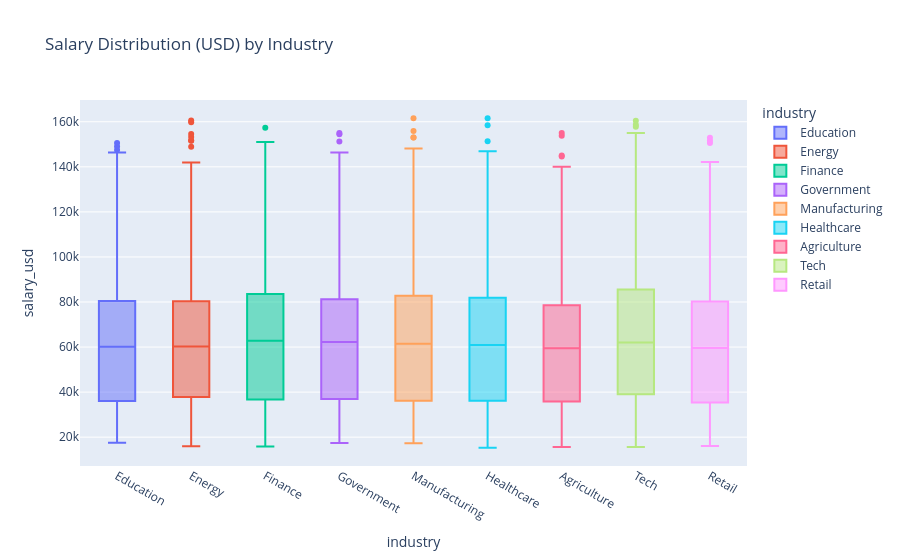

Write notebook code for a chart like this one.
### Markdown cell above
## grouping dan visualisasi Salary Box Plot berdasarkan industry

### Code cell
fig7 = px.box(df, x="industry", y="salary_usd", 
             title="Salary Distribution (USD) by Industry",
             color="industry")
fig7.show()

### Figure 1 — Plotly figure (JSON) as saved in the notebook; plotly's stock layout.template omitted (floating-point values rounded to 4 significant figures; data arrays with more than 128 entries replaced by an {"elided": "..."} marker saying what was removed)
{"data": [{"alignmentgroup": "True", "hovertemplate": "industry=%{x}<br>salary_usd=%{y}<extra></extra>", "legendgroup": "Education", "marker": {"color": "#636efa"}, "name": "Education", "notched": false, "offsetgroup": "Education", "orientation": "v", "showlegend": true, "type": "box", "x": {"elided": "535 str values"}, "x0": " ", "xaxis": "x", "y": {"elided": "535 int values"}, "y0": " ", "yaxis": "y"}, {"alignmentgroup": "True", "hovertemplate": "industry=%{x}<br>salary_usd=%{y}<extra></extra>", "legendgroup": "Energy", "marker": {"color": "#EF553B"}, "name": "Energy", "notched": false, "offsetgroup": "Energy", "orientation": "v", "showlegend": true, "type": "box", "x": {"elided": "522 str values"}, "x0": " ", "xaxis": "x", "y": {"elided": "522 int values"}, "y0": " ", "yaxis": "y"}, {"alignmentgroup": "True", "hovertemplate": "industry=%{x}<br>salary_usd=%{y}<extra></extra>", "legendgroup": "Finance", "marker": {"color": "#00cc96"}, "name": "Finance", "notched": false, "offsetgroup": "Finance", "orientation": "v", "showlegend": true, "type": "box", "x": {"elided": "549 str values"}, "x0": " ", "xaxis": "x", "y": {"elided": "549 int values"}, "y0": " ", "yaxis": "y"}, {"alignmentgroup": "True", "hovertemplate": "industry=%{x}<br>salary_usd=%{y}<extra></extra>", "legendgroup": "Government", "marker": {"color": "#ab63fa"}, "name": "Government", "notched": false, "offsetgroup": "Government", "orientation": "v", "showlegend": true, "type": "box", "x": {"elided": "546 str values"}, "x0": " ", "xaxis": "x", "y": {"elided": "546 int values"}, "y0": " ", "yaxis": "y"}, {"alignmentgroup": "True", "hovertemplate": "industry=%{x}<br>salary_usd=%{y}<extra></extra>", "legendgroup": "Manufacturing", "marker": {"color": "#FFA15A"}, "name": "Manufacturing", "notched": false, "offsetgroup": "Manufacturing", "orientation": "v", "showlegend": true, "type": "box", "x": {"elided": "573 str values"}, "x0": " ", "xaxis": "x", "y": {"elided": "573 int values"}, "y0": " ", "yaxis": "y"}, {"alignmentgroup": "True", "hovertemplate": "industry=%{x}<br>salary_usd=%{y}<extra></extra>", "legendgroup": "Healthcare", "marker": {"color": "#19d3f3"}, "name": "Healthcare", "notched": false, "offsetgroup": "Healthcare", "orientation": "v", "showlegend": true, "type": "box", "x": {"elided": "560 str values"}, "x0": " ", "xaxis": "x", "y": {"elided": "560 int values"}, "y0": " ", "yaxis": "y"}, {"alignmentgroup": "True", "hovertemplate": "industry=%{x}<br>salary_usd=%{y}<extra></extra>", "legendgroup": "Agriculture", "marker": {"color": "#FF6692"}, "name": "Agriculture", "notched": false, "offsetgroup": "Agriculture", "orientation": "v", "showlegend": true, "type": "box", "x": {"elided": "569 str values"}, "x0": " ", "xaxis": "x", "y": {"elided": "569 int values"}, "y0": " ", "yaxis": "y"}, {"alignmentgroup": "True", "hovertemplate": "industry=%{x}<br>salary_usd=%{y}<extra></extra>", "legendgroup": "Tech", "marker": {"color": "#B6E880"}, "name": "Tech", "notched": false, "offsetgroup": "Tech", "orientation": "v", "showlegend": true, "type": "box", "x": {"elided": "579 str values"}, "x0": " ", "xaxis": "x", "y": {"elided": "579 int values"}, "y0": " ", "yaxis": "y"}, {"alignmentgroup": "True", "hovertemplate": "industry=%{x}<br>salary_usd=%{y}<extra></extra>", "legendgroup": "Retail", "marker": {"color": "#FF97FF"}, "name": "Retail", "notched": false, "offsetgroup": "Retail", "orientation": "v", "showlegend": true, "type": "box", "x": {"elided": "567 str values"}, "x0": " ", "xaxis": "x", "y": {"elided": "567 int values"}, "y0": " ", "yaxis": "y"}], "layout": {"boxmode": "overlay", "legend": {"title": {"text": "industry"}, "tracegroupgap": 0}, "title": {"text": "Salary Distribution (USD) by Industry"}, "xaxis": {"anchor": "y", "categoryarray": ["Education", "Energy", "Finance", "Government", "Manufacturing", "Healthcare", "Agriculture", "Tech", "Retail"], "categoryorder": "array", "domain": [0, 1], "title": {"text": "industry"}}, "yaxis": {"anchor": "x", "domain": [0, 1], "title": {"text": "salary_usd"}}}}
